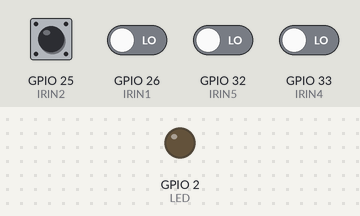
The sketch below on a simulated ESP32. Parts: output pins drawn as LEDs (lit = HIGH). Dashed ring = blinking. The inputs (shaded band) are chosen by the test bench; at power-on: GPIO 25 (IRIN2), GPIO 26 (IRIN1), GPIO 32 (IRIN5), GPIO 33 (IRIN4) LOW. What the sketch prints to the serial monitor is not drawn.

Above: at 1.2 s.
1.3 s: GPIO 25 (IRIN2) driven HIGH and GPIO 33 (IRIN4) driven HIGH
At 2.2 s:
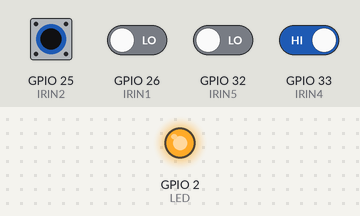
2.8 s: GPIO 25 (IRIN2) driven LOW
At 3.4 s:
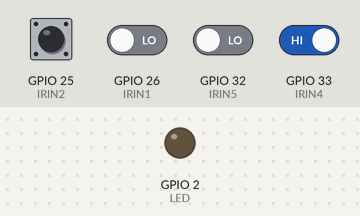
5.8 s: GPIO 25 (IRIN2) driven HIGH
At 6.9 s:
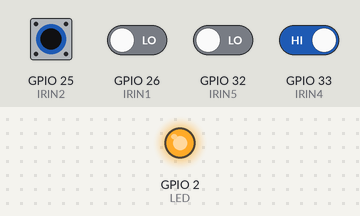
8.8 s: GPIO 33 (IRIN4) driven LOW
At 9.1 s:
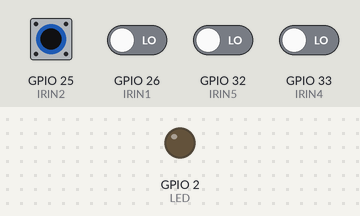
11.8 s: GPIO 33 (IRIN4) driven HIGH
At 12.6 s:
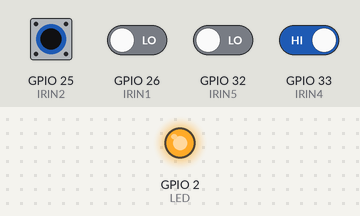
14.8 s: GPIO 25 (IRIN2) pulsed LOW 2 times (0.12 s each, 0.3 s apart)
At 15.01 s:
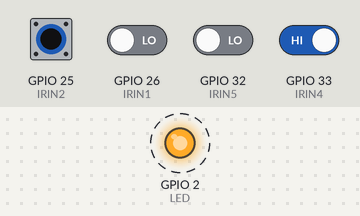
Timing chart, 0 to 17.8 s (numbered marks = the images above; inputs shaded):
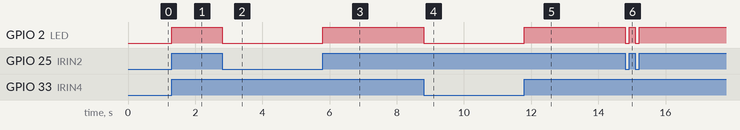

Measured:
- after the input at 1.3 s, GPIO 2 (LED): LOW → HIGH at once
- after the input at 2.8 s, GPIO 2 (LED): HIGH → LOW at once
- after the input at 5.8 s, GPIO 2 (LED): LOW → HIGH at once
- after the input at 8.8 s, GPIO 2 (LED): HIGH → LOW at once
- after the input at 11.8 s, GPIO 2 (LED): LOW → HIGH at once
- after the input at 14.8 s, GPIO 2 (LED): alternates HIGH for 0.18 s and LOW for 0.12 s, 4 changes in all, then stays HIGH, starting at once

The sketch:

IR-SENSOR.ino
```cpp
/* PINS */
// int IRIN1 = 27;
// int IRIN2 = 26;
// int IRIN3 = 25;
// int IRIN4 = 33;
// int IRIN5 = 32;

// temp:
int IRIN1 = 26;
int IRIN2 = 25;
int IRIN4 = 33;
int IRIN5 = 32;

int LED = 2;

/* VARS */
int IR1, IR2, IR3, IR4, IR5;

void setup()
{
    Serial.begin(115200);

    pinMode(LED, OUTPUT);

    pinMode(IRIN1, INPUT);
    pinMode(IRIN2, INPUT);
    // pinMode(IRIN3, INPUT);
    pinMode(IRIN4, INPUT);
    pinMode(IRIN5, INPUT);
}

void loop()
{
    IR1 = digitalRead(IRIN1);
    IR2 = digitalRead(IRIN2);
    // IR3 = digitalRead(IRIN3);
    IR4 = digitalRead(IRIN4);
    IR5 = digitalRead(IRIN5);

    // high = no reflection = white = no obj
    if ((IR2 == HIGH) && (IR4 == HIGH))
    {
        digitalWrite(LED, HIGH);
        Serial.println("sedang mengikuti garis");
    }
    else
    {
        digitalWrite(LED, LOW);
        Serial.println("gak di garis");
    }
}
```
